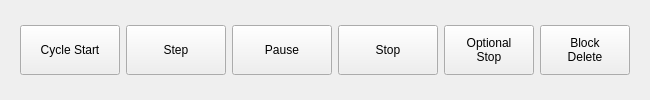
                    <widget class="QWidget" name="tabGCode">
                     <attribute name="title">
                      <string>G-Code</string>
                     </attribute>
                     <layout class="QVBoxLayout" name="verticalLayout_15">
                      <item>
                       <widget class="GEditor" name="gcode_editor">
                        <property name="sizePolicy">
                         <sizepolicy hsizetype="Preferred" vsizetype="MinimumExpanding">
                          <horstretch>0</horstretch>
                          <verstretch>0</verstretch>
                         </sizepolicy>
                        </property>
                        <property name="minimumSize">
                         <size>
                          <width>0</width>
                          <height>0</height>
                         </size>
                        </property>
                        <property name="font">
                         <font>
                          <family>Noto Sans Mono</family>
                          <pointsize>8</pointsize>
                         </font>
                        </property>
                        <property name="iconSize">
                         <size>
                          <width>32</width>
                          <height>32</height>
                         </size>
                        </property>
                        <property name="auto_show_mdi_status" stdset="0">
                         <bool>false</bool>
                        </property>
                        <property name="show_editor" stdset="0">
                         <bool>false</bool>
                        </property>
                       </widget>
                      </item>
                      <item>
                       <widget class="QFrame" name="frame_4">
                        <property name="maximumSize">
                         <size>
                          <width>16777215</width>
                          <height>70</height>
                         </size>
                        </property>
                        <property name="frameShape">
                         <enum>QFrame::NoFrame</enum>
                        </property>
                        <property name="frameShadow">
                         <enum>QFrame::Plain</enum>
                        </property>
                        <layout class="QHBoxLayout" name="horizontalLayout_5">
                         <item>
                          <widget class="ActionButton" name="actionButtonCycleStart">
                           <property name="minimumSize">
                            <size>
                             <width>100</width>
                             <height>50</height>
                            </size>
                           </property>
                           <property name="text">
                            <string>Cycle Start</string>
                           </property>
                           <property name="icon">
                            <iconset resource="qttangent.qrc">
                             <normaloff>:/toolbar/images/tool_run.gif</normaloff>:/toolbar/images/tool_run.gif</iconset>
                           </property>
                           <property name="iconSize">
                            <size>
                             <width>32</width>
                             <height>32</height>
                            </size>
                           </property>
                           <property name="isAllHomedSensitive" stdset="0">
                            <bool>true</bool>
                           </property>
                           <property name="isOnSensitive" stdset="0">
                            <bool>true</bool>
                           </property>
                           <property name="isIdleSensitive" stdset="0">
                            <bool>true</bool>
                           </property>
                           <property name="isAutoSensitive" stdset="0">
                            <bool>true</bool>
                           </property>
                           <property name="run_action" stdset="0">
                            <bool>true</bool>
                           </property>
                          </widget>
                         </item>
                         <item>
                          <widget class="ActionButton" name="actionButtonStep">
                           <property name="minimumSize">
                            <size>
                             <width>100</width>
                             <height>50</height>
                            </size>
                           </property>
                           <property name="text">
                            <string>Step</string>
                           </property>
                           <property name="icon">
                            <iconset resource="qttangent.qrc">
                             <normaloff>:/toolbar/images/tool_step.gif</normaloff>:/toolbar/images/tool_step.gif</iconset>
                           </property>
                           <property name="iconSize">
                            <size>
                             <width>32</width>
                             <height>32</height>
                            </size>
                           </property>
                           <property name="isAllHomedSensitive" stdset="0">
                            <bool>true</bool>
                           </property>
                           <property name="isOnSensitive" stdset="0">
                            <bool>true</bool>
                           </property>
                           <property name="isIdleSensitive" stdset="0">
                            <bool>false</bool>
                           </property>
                           <property name="isAutoSensitive" stdset="0">
                            <bool>true</bool>
                           </property>
                           <property name="run_action" stdset="0">
                            <bool>false</bool>
                           </property>
                           <property name="step_action" stdset="0">
                            <bool>true</bool>
                           </property>
                          </widget>
                         </item>
                         <item>
                          <widget class="ActionButton" name="actionButtonPause">
                           <property name="minimumSize">
                            <size>
                             <width>100</width>
                             <height>50</height>
                            </size>
                           </property>
                           <property name="text">
                            <string>Pause</string>
                           </property>
                           <property name="icon">
                            <iconset resource="qttangent.qrc">
                             <normaloff>:/toolbar/images/tool_pause.gif</normaloff>:/toolbar/images/tool_pause.gif</iconset>
                           </property>
                           <property name="iconSize">
                            <size>
                             <width>32</width>
                             <height>32</height>
                            </size>
                           </property>
                           <property name="isAllHomedSensitive" stdset="0">
                            <bool>true</bool>
                           </property>
                           <property name="isOnSensitive" stdset="0">
                            <bool>true</bool>
                           </property>
                           <property name="isIdleSensitive" stdset="0">
                            <bool>false</bool>
                           </property>
                           <property name="isRunSensitive" stdset="0">
                            <bool>false</bool>
                           </property>
                           <property name="isAutoSensitive" stdset="0">
                            <bool>true</bool>
                           </property>
                           <property name="run_action" stdset="0">
                            <bool>false</bool>
                           </property>
                           <property name="pause_action" stdset="0">
                            <bool>true</bool>
                           </property>
                           <property name="step_action" stdset="0">
                            <bool>false</bool>
                           </property>
                          </widget>
                         </item>
                         <item>
                          <widget class="ActionButton" name="actionButtonStop">
                           <property name="minimumSize">
                            <size>
                             <width>100</width>
                             <height>50</height>
                            </size>
                           </property>
                           <property name="text">
                            <string>Stop</string>
                           </property>
                           <property name="icon">
                            <iconset resource="qttangent.qrc">
                             <normaloff>:/toolbar/images/tool_stop.gif</normaloff>:/toolbar/images/tool_stop.gif</iconset>
                           </property>
                           <property name="iconSize">
                            <size>
                             <width>32</width>
                             <height>32</height>
                            </size>
                           </property>
                           <property name="isAllHomedSensitive" stdset="0">
                            <bool>true</bool>
                           </property>
                           <property name="isOnSensitive" stdset="0">
                            <bool>true</bool>
                           </property>
                           <property name="isIdleSensitive" stdset="0">
                            <bool>false</bool>
                           </property>
                           <property name="isRunSensitive" stdset="0">
                            <bool>false</bool>
                           </property>
                           <property name="isAutoSensitive" stdset="0">
                            <bool>true</bool>
                           </property>
                           <property name="run_action" stdset="0">
                            <bool>false</bool>
                           </property>
                           <property name="abort_action" stdset="0">
                            <bool>true</bool>
                           </property>
                           <property name="pause_action" stdset="0">
                            <bool>false</bool>
                           </property>
                           <property name="step_action" stdset="0">
                            <bool>false</bool>
                           </property>
                          </widget>
                         </item>
                         <item>
                          <widget class="IndicatedPushButton" name="buttonOptionalStop">
                           <property name="minimumSize">
                            <size>
                             <width>90</width>
                             <height>50</height>
                            </size>
                           </property>
                           <property name="maximumSize">
                            <size>
                             <width>90</width>
                             <height>16777215</height>
                            </size>
                           </property>
                           <property name="text">
                            <string>Optional
Stop</string>
                           </property>
                           <property name="icon">
                            <iconset resource="qttangent.qrc">
                             <normaloff>:/toolbar/images/tool_optpause.gif</normaloff>:/toolbar/images/tool_optpause.gif</iconset>
                           </property>
                           <property name="iconSize">
                            <size>
                             <width>32</width>
                             <height>32</height>
                            </size>
                           </property>
                           <property name="autoDefault">
                            <bool>true</bool>
                           </property>
                           <property name="default">
                            <bool>false</bool>
                           </property>
                           <property name="flat">
                            <bool>false</bool>
                           </property>
                           <property name="indicator_option" stdset="0">
                            <bool>true</bool>
                           </property>
                           <property name="indicator_status_option" stdset="0">
                            <bool>true</bool>
                           </property>
                           <property name="on_color" stdset="0">
                            <color>
                             <red>0</red>
                             <green>255</green>
                             <blue>0</blue>
                            </color>
                           </property>
                           <property name="shape_option" stdset="0">
                            <number>2</number>
                           </property>
                           <property name="off_color" stdset="0">
                            <color alpha="192">
                             <red>0</red>
                             <green>0</green>
                             <blue>0</blue>
                            </color>
                           </property>
                           <property name="indicator_size" stdset="0">
                            <double>0.100000000000000</double>
                           </property>
                           <property name="circle_diameter" stdset="0">
                            <number>10</number>
                           </property>
                           <property name="right_edge_offset" stdset="0">
                            <number>0</number>
                           </property>
                           <property name="top_edge_offset" stdset="0">
                            <number>0</number>
                           </property>
                           <property name="corner_radius" stdset="0">
                            <double>0.000000000000000</double>
                           </property>
                           <property name="height_fraction" stdset="0">
                            <double>0.100000000000000</double>
                           </property>
                           <property name="width_fraction" stdset="0">
                            <double>0.500000000000000</double>
                           </property>
                           <property name="is_optional_stop_status" stdset="0">
                            <bool>true</bool>
                           </property>
                           <property name="isOnSensitive" stdset="0">
                            <bool>true</bool>
                           </property>
                          </widget>
                         </item>
                         <item>
                          <widget class="IndicatedPushButton" name="buttonBlockDelete">
                           <property name="minimumSize">
                            <size>
                             <width>90</width>
                             <height>50</height>
                            </size>
                           </property>
                           <property name="maximumSize">
                            <size>
                             <width>90</width>
                             <height>16777215</height>
                            </size>
                           </property>
                           <property name="text">
                            <string>Block
Delete</string>
                           </property>
                           <property name="icon">
                            <iconset resource="qttangent.qrc">
                             <normaloff>:/toolbar/images/tool_blockdelete.gif</normaloff>:/toolbar/images/tool_blockdelete.gif</iconset>
                           </property>
                           <property name="iconSize">
                            <size>
                             <width>32</width>
                             <height>32</height>
                            </size>
                           </property>
                           <property name="indicator_option" stdset="0">
                            <bool>true</bool>
                           </property>
                           <property name="indicator_status_option" stdset="0">
                            <bool>true</bool>
                           </property>
                           <property name="on_color" stdset="0">
                            <color>
                             <red>0</red>
                             <green>255</green>
                             <blue>0</blue>
                            </color>
                           </property>
                           <property name="shape_option" stdset="0">
                            <number>2</number>
                           </property>
                           <property name="off_color" stdset="0">
                            <color alpha="192">
                             <red>0</red>
                             <green>0</green>
                             <blue>0</blue>
                            </color>
                           </property>
                           <property name="corner_radius" stdset="0">
                            <double>0.000000000000000</double>
                           </property>
                           <property name="height_fraction" stdset="0">
                            <double>0.100000000000000</double>
                           </property>
                           <property name="width_fraction" stdset="0">
                            <double>0.500000000000000</double>
                           </property>
                           <property name="is_block_delete_status" stdset="0">
                            <bool>true</bool>
                           </property>
                           <property name="isOnSensitive" stdset="0">
                            <bool>true</bool>
                           </property>
                          </widget>
                         </item>
                        </layout>
                       </widget>
                      </item>
                     </layout>
                    </widget>
